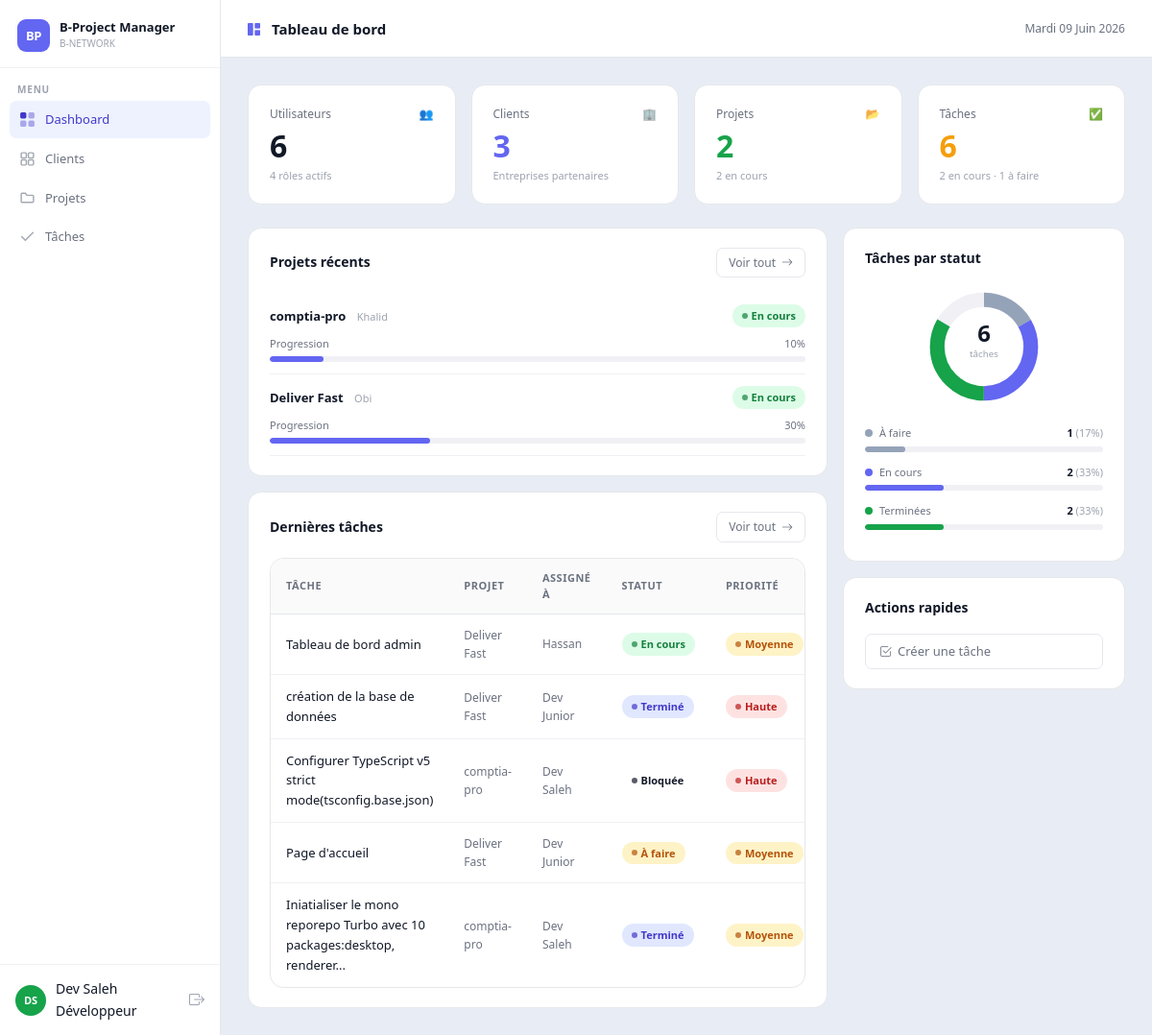
The app's page /bproject/bproject/dashboard.php (signed in) with its own data.
### tables this page shows
CREATE TABLE `projects` (
  `id` int(11) NOT NULL,
  `title` varchar(150) NOT NULL,
  `description` text DEFAULT NULL,
  `client_id` int(11) DEFAULT NULL,
  `start_date` date DEFAULT NULL,
  `end_date` date DEFAULT NULL,
  `status` varchar(50) DEFAULT NULL,
  `progress` int(3) NOT NULL DEFAULT 0,
  `created_at` timestamp NOT NULL DEFAULT current_timestamp()
);

CREATE TABLE `clients` (
  `id` int(11) NOT NULL,
  `name` varchar(100) NOT NULL,
  `email` varchar(100) DEFAULT NULL,
  `phone` varchar(20) DEFAULT NULL,
  `company` varchar(100) DEFAULT NULL,
  `created_at` timestamp NOT NULL DEFAULT current_timestamp()
);

CREATE TABLE `tasks` (
  `id` int(11) NOT NULL,
  `title` varchar(150) NOT NULL,
  `description` text DEFAULT NULL,
  `project_id` int(11) DEFAULT NULL,
  `assigned_to` int(11) DEFAULT NULL,
  `status` varchar(50) DEFAULT NULL,
  `priority` enum('Basse','Moyenne','Haute') NOT NULL DEFAULT 'Moyenne',
  `due_date` date DEFAULT NULL,
  `created_at` timestamp NOT NULL DEFAULT current_timestamp()
);

CREATE TABLE `users` (
  `id` int(11) NOT NULL,
  `name` varchar(100) NOT NULL,
  `email` varchar(100) NOT NULL,
  `password` varchar(255) NOT NULL,
  `role_id` int(11) DEFAULT NULL,
  `created_at` timestamp NOT NULL DEFAULT current_timestamp()
);

### bproject/bproject/dashboard.php (the view, shortened to what this page needs)
<?php
require_once "config/database.php";
$users_count     = mysqli_fetch_assoc(mysqli_query($conn, "SELECT COUNT(*) AS t FROM users"))['t'];
$clients_count   = mysqli_fetch_assoc(mysqli_query($conn, "SELECT COUNT(*) AS t FROM clients"))['t'];
$projects_count  = mysqli_fetch_assoc(mysqli_query($conn, "SELECT COUNT(*) AS t FROM projects"))['t'];
$tasks_count     = mysqli_fetch_assoc(mysqli_query($conn, "SELECT COUNT(*) AS t FROM tasks"))['t'];
$tasks_todo      = mysqli_fetch_assoc(mysqli_query($conn, "SELECT COUNT(*) AS t FROM tasks WHERE status = 'À faire'"))['t'];
$tasks_inprog    = mysqli_fetch_assoc(mysqli_query($conn, "SELECT COUNT(*) AS t FROM tasks WHERE status = 'En cours'"))['t'];
$tasks_done      = mysqli_fetch_assoc(mysqli_query($conn, "SELECT COUNT(*) AS t FROM tasks WHERE status = 'Terminé'"))['t'];
$projects_active = mysqli_fetch_assoc(mysqli_query($conn, "SELECT COUNT(*) AS t FROM projects WHERE status = 'En cours'"))['t'];
$recent_projects = mysqli_query($conn,
    "SELECT p.*, c.name AS client_name
     FROM projects p
     LEFT JOIN clients c ON p.client_id = c.id
     ORDER BY p.created_at DESC LIMIT 5"
);
$recent_tasks = mysqli_query($conn,
    "SELECT t.*, u.name AS assignee_name, p.title AS project_title
     FROM tasks t
     LEFT JOIN users u    ON t.assigned_to = u.id
     LEFT JOIN projects p ON t.project_id  = p.id
     ORDER BY t.created_at DESC LIMIT 5"
);
?>
<?php include "views/layout/header.php"; ?>
<?php include "views/layout/sidebar.php"; ?>
<div class="bp-topbar">
  <span class="bp-page-title">
    <i class="bi bi-grid-1x2-fill me-2" style="color:var(--accent);font-size:13px;"></i>
    Tableau de bord
  </span>
  <div class="bp-topbar-right">
    <span style="font-size:12px;color:var(--text-2);">
      <?php
      $jours = ['Sunday'=>'Dimanche','Monday'=>'Lundi','Tuesday'=>'Mardi',
                'Wednesday'=>'Mercredi','Thursday'=>'Jeudi','Friday'=>'Vendredi','Saturday'=>'Samedi'];
      $mois  = ['January'=>'Janvier','February'=>'Février','March'=>'Mars','April'=>'Avril',
                'May'=>'Mai','June'=>'Juin','July'=>'Juillet','August'=>'Août',
                'September'=>'Septembre','October'=>'Octobre','November'=>'Novembre','December'=>'Décembre'];
      echo $jours[date('l')] . ' ' . date('d') . ' ' . $mois[date('F')] . ' ' . date('Y');
      ?>
    </span>
  </div>
</div>
<div class="bp-content">
  <div class="row g-3 mb-4">
    <div class="col-6 col-xl-3">
      <div class="bp-stat-card">
        <div class="bp-stat-label">Utilisateurs <span class="bp-stat-icon">👥</span></div>
        <div class="bp-stat-val"><?php echo $users_count; ?></div>
        <div class="bp-stat-sub">4 rôles actifs</div>
      </div>
    </div>
    <div class="col-6 col-xl-3">
      <div class="bp-stat-card">
        <div class="bp-stat-label">Clients <span class="bp-stat-icon">🏢</span></div>
        <div class="bp-stat-val" style="color:var(--accent);"><?php echo $clients_count; ?></div>
        <div class="bp-stat-sub">Entreprises partenaires</div>
      </div>
    </div>
    <div class="col-6 col-xl-3">
      <div class="bp-stat-card">
        <div class="bp-stat-label">Projets <span class="bp-stat-icon">📂</span></div>
        <div class="bp-stat-val" style="color:#16a34a;"><?php echo $projects_count; ?></div>
        <div class="bp-stat-sub"><?php echo $projects_active; ?> en cours</div>
      </div>
    </div>
    <div class="col-6 col-xl-3">
      <div class="bp-stat-card">
        <div class="bp-stat-label">Tâches <span class="bp-stat-icon">✅</span></div>
        <div class="bp-stat-val" style="color:#f59e0b;"><?php echo $tasks_count; ?></div>
        <div class="bp-stat-sub"><?php echo $tasks_inprog; ?> en cours · <?php echo $tasks_todo; ?> à faire</div>
      </div>
    </div>
  </div>
  <div class="row g-3">
    <div class="col-12 col-xl-8">
      <div class="bp-card mb-3">
        <div class="d-flex align-items-center justify-content-between mb-3">
          <div class="bp-card-title mb-0">Projets récents</div>
          <a href="/bproject/views/projects/index.php" class="btn-bp-ghost"
             style="font-size:12px;padding:5px 12px;">
            Voir tout <i class="bi bi-arrow-right"></i>
          </a>
        </div>
        <?php if (mysqli_num_rows($recent_projects) === 0): ?>
          <div style="text-align:center;padding:24px;color:var(--text-3);font-size:13px;">
            Aucun projet pour l'instant.
          </div>
        <?php else: ?>
          <?php while ($proj = mysqli_fetch_assoc($recent_projects)):
            $progress    = $proj['progress'] ?? 0;
            $bar_color   = match($proj['status']) {
              'Terminé'    => 'fill-green',
              'En attente' => 'fill-amber',
              default      => ''
            };
            $badge_class = match($proj['status']) {
              'En cours'   => 'badge-active',
              'Terminé'    => 'badge-done',
              'En attente' => 'badge-pending',
              default      => 'badge-paused'
            };
          ?>
          <div style="padding:12px 0;border-bottom:1px solid var(--border-light);">
            <div class="d-flex align-items-center justify-content-between mb-2">
              <div>
                <span style="font-size:13px;font-weight:600;color:var(--text-1);">
                  <?php echo htmlspecialchars($proj['title']); ?>
                </span>
                <span style="font-size:11px;color:var(--text-3);margin-left:8px;">
                  <?php echo htmlspecialchars($proj['client_name'] ?? '—'); ?>
                </span>
              </div>
              <span class="bp-badge <?php echo $badge_class; ?>">
                <?php echo htmlspecialchars($proj['status']); ?>
              </span>
            </div>
            <div class="bp-progress-wrap">
              <div class="bp-progress-label">
                <span>Progression</span><span><?php echo $progress; ?>%</span>
              </div>
              <div class="bp-progress-bar">
                <div class="bp-progress-fill <?php echo $bar_color; ?>"
                     style="width:<?php echo $progress; ?>%;"></div>
              </div>
            </div>
          </div>
          <?php endwhile; ?>
        <?php endif; ?>
      </div>
      <div class="bp-card">
        <div class="d-flex align-items-center justify-content-between mb-3">
          <div class="bp-card-title mb-0">Dernières tâches</div>
          <a href="/bproject/views/tasks/index.php" class="btn-bp-ghost"
             style="font-size:12px;padding:5px 12px;">
            Voir tout <i class="bi bi-arrow-right"></i>
          </a>
        </div>
        <?php if (mysqli_num_rows($recent_tasks) === 0): ?>
          <div style="text-align:center;padding:24px;color:var(--text-3);font-size:13px;">
            Aucune tâche pour l'instant.
          </div>
        <?php else: ?>
          <div class="bp-table-wrap">
            <table class="bp-table">
              <thead>
                <tr>
                  <th>Tâche</th>
                  <th>Projet</th>
                  <th>Assigné à</th>
                  <th>Statut</th>
                  <th>Priorité</th>
                </tr>
              </thead>
              <tbody>
                <?php while ($task = mysqli_fetch_assoc($recent_tasks)):
                  $t_badge = match($task['status']) {
                    'En cours' => 'badge-active',
                    'Terminé'  => 'badge-done',
                    'Bloquée'  => 'badge-blocked',
                    default    => 'badge-pending'
                  };
                  $p_badge = match($task['priority'] ?? 'Moyenne') {
                    'Haute' => 'badge-high',
                    'Basse' => 'badge-low',
                    default => 'badge-medium'
                  };
                ?>
                <tr>
                  <td style="font-weight:500;"><?php echo htmlspecialchars($task['title']); ?></td>
                  <td class="text-muted-bp"><?php echo htmlspecialchars($task['project_title'] ?? '—'); ?></td>
                  <td class="text-muted-bp"><?php echo htmlspecialchars($task['assignee_name'] ?? 'Non assigné'); ?></td>
                  <td><span class="bp-badge <?php echo $t_badge; ?>"><?php echo htmlspecialchars($task['status']); ?></span></td>
                  <td><span class="bp-badge <?php echo $p_badge; ?>"><?php echo htmlspecialchars($task['priority'] ?? 'Moyenne'); ?></span></td>
                </tr>
                <?php endwhile; ?>
              </tbody>
            </table>
          </div>
        <?php endif; ?>
      </div>
    </div>
    <div class="col-12 col-xl-4">
<div class="bp-card mb-3">
  <div class="bp-card-title">Tâches par statut</div>
  <?php
  $total   = max((int)$tasks_count, 1);
  $t_todo  = (int)$tasks_todo;
  $t_prog  = (int)$tasks_inprog;
  $t_done  = (int)$tasks_done;
  $circ    = 282.7;
  $pct_todo = round($t_todo / $total * 100);
  $pct_prog = round($t_prog / $total * 100);
  $pct_done = round($t_done / $total * 100);
  $arc_todo = round($t_todo / $total * $circ, 1);
  $arc_prog = round($t_prog / $total * $circ, 1);
  $arc_done = round($t_done / $total * $circ, 1);
  $offset_todo = 0;
  ?>
  <div style="display:flex;align-items:center;justify-content:center;margin-bottom:16px;">
    <svg viewBox="0 0 120 120" width="130" height="130" style="flex-shrink:0;">
      <circle cx="60" cy="60" r="45"
              fill="none" stroke="#f0f0f5" stroke-width="14"/>
      <circle cx="60" cy="60" r="45"
              fill="none" stroke="#94a3b8" stroke-width="14"
              stroke-dasharray="<?php echo $arc_todo; ?> <?php echo $circ; ?>"
              stroke-dashoffset="<?php echo $offset_todo; ?>"
              transform="rotate(-90 60 60)"
              stroke-linecap="butt"/>
      <circle cx="60" cy="60" r="45"
              fill="none" stroke="#6366f1" stroke-width="14"
              stroke-dasharray="<?php echo $arc_prog; ?> <?php echo $circ; ?>"
              stroke-dashoffset="-<?php echo $arc_todo; ?>"
              transform="rotate(-90 60 60)"
              stroke-linecap="butt"/>
      <circle cx="60" cy="60" r="45"
              fill="none" stroke="#16a34a" stroke-width="14"
              stroke-dasharray="<?php echo $arc_done; ?> <?php echo $circ; ?>"
              stroke-dashoffset="-<?php echo round($arc_todo + $arc_prog, 1); ?>"
              transform="rotate(-90 60 60)"
              stroke-linecap="butt"/>
      <text x="60" y="55" text-anchor="middle"
            font-size="22" font-weight="700"
            fill="#111827"><?php echo $tasks_count; ?></text>
      <text x="60" y="70" text-anchor="middle"
            font-size="9" fill="#9ca3af">tâches</text>
    </svg>
  </div>
  <?php
  $statuts = [
    ['label'=>'À faire',   'val'=>$t_todo, 'pct'=>$pct_todo, 'color'=>'#94a3b8'],
    ['label'=>'En cours',  'val'=>$t_prog, 'pct'=>$pct_prog, 'color'=>'#6366f1'],
    ['label'=>'Terminées', 'val'=>$t_done, 'pct'=>$pct_done, 'color'=>'#16a34a'],
  ];
  foreach ($statuts as $s):
  ?>
  <div style="margin-bottom:12px;">
    <div class="bp-progress-label">
      <span style="display:flex;align-items:center;gap:7px;">
        <span style="width:8px;height:8px;border-radius:50%;
                     background:<?php echo $s['color']; ?>;
                     display:inline-block;flex-shrink:0;"></span>
        <?php echo $s['label']; ?>
      </span>
      <span style="font-weight:600;color:var(--text-1);">
        <?php echo $s['val']; ?>
        <span style="font-weight:400;color:var(--text-3);font-size:11px;">
          (<?php echo $s['pct']; ?>%)
        </span>
      </span>
    </div>
    <div class="bp-progress-bar">
      <div class="bp-progress-fill"
           style="width:<?php echo $s['pct']; ?>%;
                  background:<?php echo $s['color']; ?>;"></div>
    </div>
  </div>
  <?php endforeach; ?>
</div>
      <div class="bp-card">
        <div class="bp-card-title">Actions rapides</div>
        <div class="d-flex flex-column gap-2">
          <?php if ($role_id <= 3): ?>
          <a href="/bproject/views/tasks/create.php" class="btn-bp-ghost w-100"
             style="justify-content:flex-start;">
            <i class="bi bi-check2-square"></i> Créer une tâche
          </a>
          <?php endif; ?>
        </div>
      </div>
    </div>
  </div>
</div>
<?php include "views/layout/footer.php"; ?>

### records on screen
projects: title "comptia-pro", client.name "Khalid", status "En cours", progress "10"
projects: title "Deliver Fast", client.name "Obi", status "En cours", progress "30"
tasks: title "Tableau de bord admin", project.title "Deliver Fast", assigned_to.name "Hassan", status "En cours", priority "Moyenne"
tasks: title "création de la base de données", project.title "Deliver Fast", assigned_to.name "Dev Junior", status "Terminé", priority "Haute"
tasks: title "Configurer TypeScript v5 strict mode(tsconfig.base.json)", project.title "comptia-pro", assigned_to.name "Dev Saleh", status "Bloquée", priority "Haute"
tasks: title "Page d'accueil", project.title "Deliver Fast", assigned_to.name "Dev Junior", status "À faire", priority "Moyenne", project "1", pct "17"
tasks: title "Iniatialiser le mono reporepo Turbo avec 10 packages:desktop, renderer...", project.title "comptia-pro", assigned_to.name "Dev Saleh", status "Terminé", priority "Moyenne"

### other values on screen
$initials "DS"
$user_name "Dev Saleh"
$role_label "Développeur"
$users_count "6"
$clients_count "3"
$projects_count "2"
$projects_active "2"
$tasks_count "6"
$tasks_inprog "2"
$tasks_todo "1"
$s['label'] "En cours"
$s['val'] "2"
$s['pct'] "33"
$s['label'] "Terminées"
